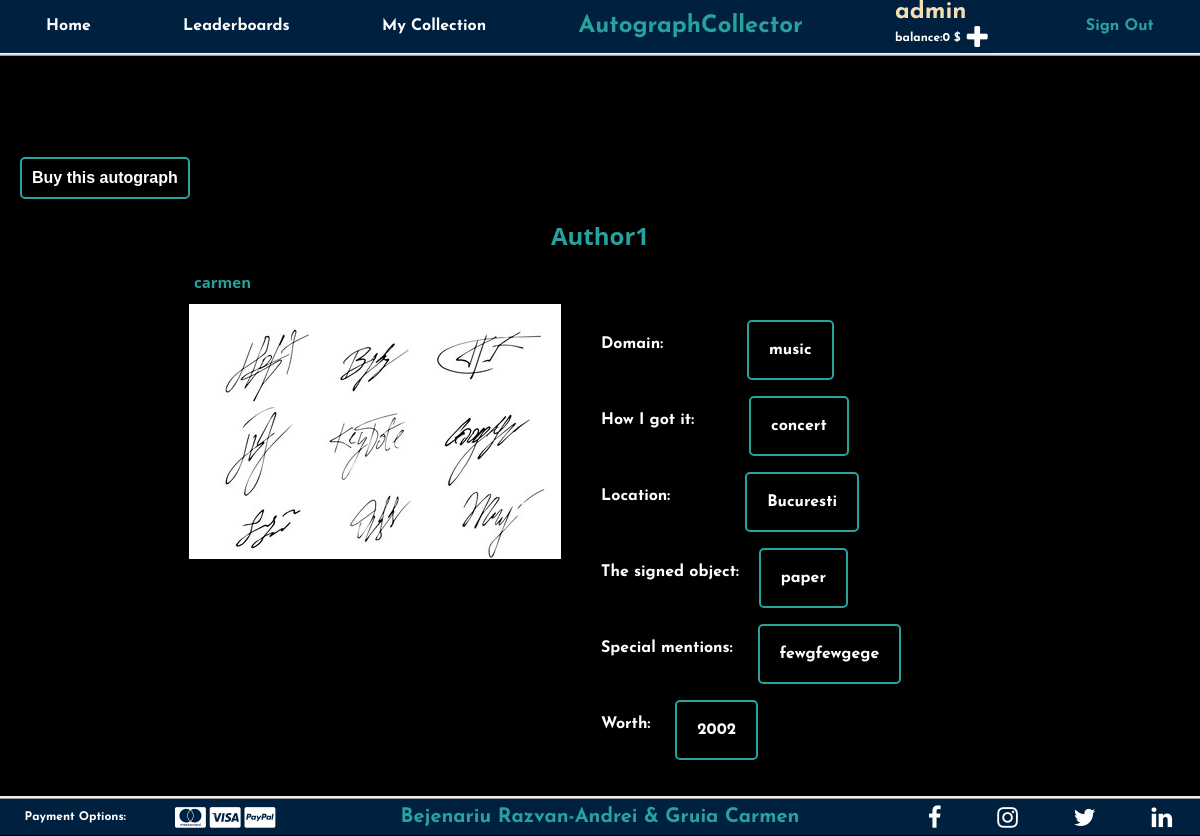
Screenshot of /autograph.php?param=1 (signed in) with the database file from the repository.
### tables this page shows
CREATE TABLE `autographs` (
  `a_id` int NOT NULL AUTO_INCREMENT,
  `name` varchar(45) DEFAULT NULL,
  `domain` varchar(45) DEFAULT NULL,
  `provenance` varchar(45) DEFAULT NULL,
  `location` varchar(45) DEFAULT NULL,
  `object` varchar(45) DEFAULT NULL,
  `mentions` varchar(45) DEFAULT NULL,
  `worth` decimal(10,0) DEFAULT NULL,
  `image` varchar(100) DEFAULT 'images/autograph.jpg',
  `user_id` int NOT NULL,
  PRIMARY KEY (`a_id`),
  UNIQUE KEY `id_UNIQUE` (`a_id`)
);

CREATE TABLE `users` (
  `id` int NOT NULL AUTO_INCREMENT,
  `username` varchar(8) NOT NULL,
  `password` varchar(255) NOT NULL,
  `created_at` timestamp NOT NULL DEFAULT CURRENT_TIMESTAMP,
  `role` varchar(16) NOT NULL DEFAULT 'buyer',
  `balance` INT DEFAULT 0,
  PRIMARY KEY (`id`),
  KEY `username` (`username`),
  KEY `balance` (`balance`)
);

### autograph.php (the view, shortened to what this page needs)
<?php
$path = $_SERVER['DOCUMENT_ROOT'];
$path .= "/AuCo/";
require_once($path . 'connect.php');
$data1=$_GET['param'];
$ReadSql = "SELECT * FROM `autographs` WHERE a_id=$data1";
$res = mysqli_query($connection, $ReadSql);
$ReadSql1 = "SELECT * FROM users JOIN autographs ON users.id=autographs.user_id WHERE a_id=$data1";
$res1 = mysqli_query($connection, $ReadSql1);
$ReadSql2 = "SELECT * FROM `autographs` WHERE a_id=$data1";
$res2 = mysqli_query($connection, $ReadSql2);
$ReadSql3 = "SELECT * FROM `autographs` WHERE a_id=$data1";
$res3 = mysqli_query($connection, $ReadSql3);
$ReadSql5 = "SELECT * FROM `autographs` WHERE a_id=$data1";
$res5 = mysqli_query($connection, $ReadSql5);
?>
<!DOCTYPE html>
<html lang="en">
<head>
    <link href="styles/style.css" rel="stylesheet" />
    <link href="https://cdnjs.cloudflare.com/ajax/libs/font-awesome/4.7.0/css/font-awesome.min.css" rel="stylesheet">
</head>
<body>
    <header>
        <a class="nav-bar-item" href="home.php"> Home </a>
        <a class="nav-bar-item" href="leaderboards.php?param=all"> Leaderboards </a>
        <a class="nav-bar-item" href="collection.php"> My Collection </a>
        <div class="title"> AutographCollector </div>
        <div class="user">
            <a href="collection.php">
            <b><?php
			    echo $_SESSION['username'];
        	?></b>
            </a>
            <div class="balance">
                <p id="value">balance:<?php
			    echo $_SESSION['balance'];
        	    ?> $</p>
                <button id="toggleBtn"><i class="fa fa-plus fa-2x" aria-hidden="true"></i></button>
            </div>
        </div>
        <a class="sign-out-btn" href="sign-in.php">Sign Out</a>
    </header>
    <main>
        <section class="main-template">
            <div class="my-body">
            <?php
            if($r3 = mysqli_fetch_assoc($res3)){?>
                <div class="buy-button" style="padding-top:10%">
                <button type="submit" class="tu-btn" style="background-color: black; display: block;color: white;border: 2px solid #27a29e;border-radius: 5px;padding: 10px;"><a href="buy_autograph.php?param=<?php echo $r3['a_id']; ?>" style="color:white">Buy this autograph</a></button>
                </div><?php } ?>
                <?php
                if($r = mysqli_fetch_assoc($res)){?>
                    <h1 style="color:#27a29e;font-family: 'Open Sans' ;font-weight: bold;text-align:center;"><?php
                    echo $r['name'];?>
                    </h1>
                <?php } ?>
                <?php
                if($r1 = mysqli_fetch_assoc($res1)){?>
                <h2 style="color:#27a29e;font-family: 'Open Sans' ;font-weight: bold;font-size:15px;padding-left:15%">
                    <?php
                    echo $r1['username'];
                    ?></h2>
                <?php } ?>
                <div class="image" style="float:left;">
                <?php
                while($r5 = mysqli_fetch_assoc($res5)){
                    echo "<img src='".$r5["image"]."'>";
                }?></div>
                <?php
                if($r2 = mysqli_fetch_assoc($res2)){?>
                    <div class="autograph-description">
                        <ol>
                            <p style="padding-right:84px">Domain:</p>
                            <li><?php echo $r2['domain'];?></li><br><br>
                            <p style="padding-right:55px">How I got it:</p>
                            <li><?php echo $r2['provenance'];?></li><br><br>
                            <p style="padding-right:75px;">Location:</p>
                            <li><?php echo $r2['location'];?></li><br><br>
                            <p style="padding-right:20px">The signed object:</p>
                            <li><?php echo $r2['object'];?></li><br><br>
                            <p style="padding-right:25px">Special mentions:</p>
                            <li><?php echo $r2['mentions'];?></li><br><br>
                            <p style="padding-right:25px">Worth:</p>
                            <li><?php echo $r2['worth'];?></li>
                        </ol>
                    </div>
                <?php } ?>
            </div>
        </section>
    </main>
    <footer>
        <div class="payments">
            <p>Payment Options:</p>
            <div class="payment-types">
                <a href="https://www.mastercard.com"><i class="fa fa-cc-mastercard fa-2x"></i></a>
                <a href="https://www.visa.com"><i class="fa fa-cc-visa fa-2x"></i></a>
                <a href="https://www.paypal.com"><i class="fa fa-cc-paypal fa-2x"></i></a>
            </div>
        </div>
        <div class="authors"> Bejenariu Razvan-Andrei & Gruia Carmen</div>
        <div class="social-media">
            <a href="https://www.facebook.com"> <i class="fa fa-facebook fa-2x"></i></a>
            <a href="https://www.instagram.com"> <i class="fa fa-instagram fa-2x"></i></a>
            <a href="https://www.twitter.com"> <i class="fa fa-twitter fa-2x"></i></a>
            <a href="https://www.linkedin.com"> <i class="fa fa-linkedin fa-2x"></i></a>
        </div>
    </footer>
</body>
</html>

### styles/style.css (style rules this page uses)
body { height: 100%; padding: 0; margin: 0; display: flex; flex-direction: column; align-items: center; justify-content: center; font-family: 'Josefin Sans', sans-serif; font-weight: bold; }
html { height: 100%; }
a { text-decoration: none; }
header { position:sticky; top: 0%; width: 100%; min-height: fit-content; background: #00203FFF; border-bottom-style: ridge; display: flex; align-items: center; justify-content: space-around; flex-wrap: wrap; }
.title { color: #27a29e; font-size: 3.5rem; }
.nav-bar-item { color: white; font-size: 2rem; }
.user a { margin: 0; padding: 0; color: wheat; font-size: 3rem; }
.balance { display: flex; position: relative; align-items: center; }
.balance button { background: #00203FFF; color: white; border: 0; }
.tu-btn { background-color: #00203FFF; color: white; font-size: 1rem; font-weight: bold; border: 3px solid wheat; border-radius: 25px; align-self: center; }
.user p { margin: 0; padding: 0; color: white; font-size: 1.5rem; }
.sign-out-btn { font-size: 2rem; color: #27a29e; }
footer { width: 100%; min-height: fit-content; background: #00203FFF; border-top-style: ridge; display: flex; align-items: center; justify-content: space-between; flex-wrap: wrap; }
.payments { flex: 1; color: white; font-size: 1.5rem; display: flex; justify-content: space-around; align-items: center; }
.payments a { color: white; }
.authors { flex: 2; color: #27a29e; font-size: 2.5rem; text-align: center; }
.social-media { flex: 1; font-size: 1.5rem; display: flex; color: white; justify-content: space-around; align-items: center; }
.social-media a { color: white; }
main { flex-grow: 2; }
.main-template { background: #27a29e; display: flex; justify-content: space-around; width: 100vw; height: 100%; }
.my-body { background: black; justify-content: center; flex-grow: 2; width: 70vw; height: 100%; padding: 20px; }
.autograph-description { display: inline-block; }
.autograph-description p { float: left; color: white; }
.autograph-description li { display: inline-block; color: white; border: 2px solid #27a29e; border-radius: 5px; padding: 20px; }
::placeholder { color: white; }
@media screen and (max-width: 1300px) { .title { font-size: 1.5rem; } }
@media screen and (max-width: 1300px) { .nav-bar-item { font-size: 1rem; } }
@media screen and (max-width: 1300px) { .user a { font-size: 1.5rem; } }
@media screen and (max-width: 1300px) { .user p { font-size: 0.75rem; } }
@media screen and (max-width: 1300px) { .sign-out-btn { font-size: 1rem; } }
@media screen and (max-width: 1300px) { .payments { font-size: 0.75rem; } }
@media screen and (max-width: 1300px) { .authors { font-size: 1.25rem; } }
@media screen and (max-width: 1300px) { .social-media { font-size: 0.75rem; } }

### rows the page displays
autographs: name "Author1", user.username "carmen", image (picture), domain "music", provenance "concert", location "Bucuresti", object "paper", mentions "fewgfewgege", worth "2002"

### other values shown
$_SESSION['username'] "admin"
$_SESSION['balance'] "0"
